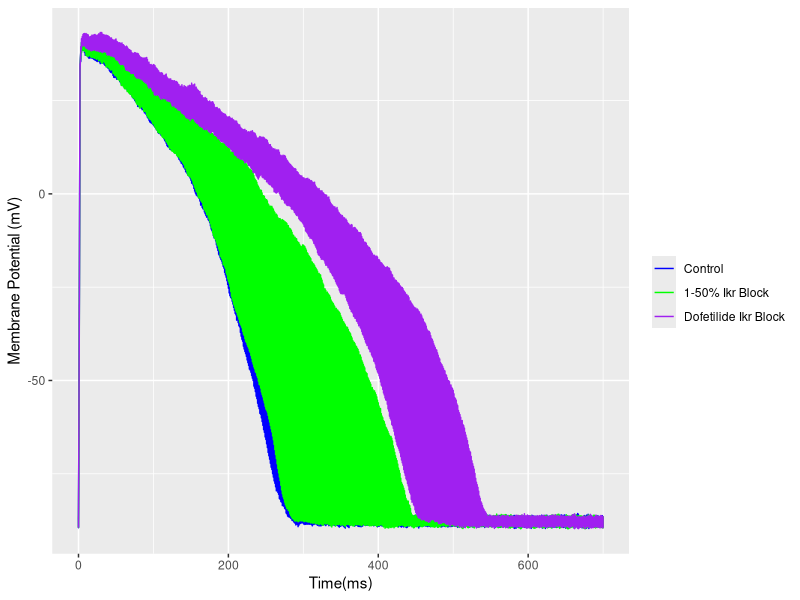

Here is the R script that generated this plot: (Note: this script raises an error after producing the figure.)
## ---- chunk 1
knitr::opts_chunk$set(echo = TRUE)
## ---- chunk 2
library(tidyverse)
library(cowplot)
library(reshape2)
library(ggpubr)
## ---- chunk 3
adultControl = read_csv("clean_data/adult_control_with_noise.csv", col_names=FALSE)
adultFBlock = read_csv("clean_data/adult_block_with_noise.csv", col_names = FALSE)
adultDBlock = read_csv("clean_data/adult_dof_with_noise.csv", col_names = FALSE)
ipscControl = read_csv("clean_data/ipsc_control_with_noise.csv", col_names = FALSE)
ipscFBlock = read_csv("clean_data/ipsc_block_with_noise.csv", col_names = FALSE)
ipscDBlock = read_csv("clean_data/ipsc_dof_with_noise.csv", col_names = FALSE)

# Calculating Control Average Traces for Figure 1
ipscMeanControl = colMeans(ipscControl)
adultMeanControl = colMeans(adultControl)
meanControls = as_tibble(cbind(time, ipscMeanControl, adultMeanControl))

## Plotting Simulated Adult CM APs with impedance
adultControl = as_tibble(t(adultControl))
adultFBlock = as_tibble(t(adultFBlock))
adultDBlock = as_tibble(t(adultDBlock))
adultControl$time = 0:700
adultFBlock$time = 0:700
adultDBlock$time = 0:700
df =  melt(adultControl ,  id.vars = 'time', variable.name = 'series')
df2 = melt(adultFBlock, id.vars = 'time', variable.name = 'series')
df3 = melt(adultDBlock, id.vars = 'time', variable.name = 'series')
adult = ggplot(df, aes(x=time,y = value)) + geom_line(aes(color = 'blue')) + geom_line(data = df2, aes(x = time, y=value,color = 'green')) + geom_line(data = df3, aes(x = time, y=value,color = 'purple')) + xlab("Time(ms)")+ ylab("Membrane Potential (mV)") + scale_colour_manual(name = '', values =c('blue'='blue','green'='green','purple'='purple'), labels = c('Control','1-50% Ikr Block', 'Dofetilide Ikr Block'))

## Plotting Simulated ipsc CM APs with impedance
ipscControl = as_tibble(t(ipscControl))
ipscFBlock = as_tibble(t(ipscFBlock))
ipscDBlock = as_tibble(t(ipscDBlock))
ipscControl$time = 0:700
ipscFBlock$time = 0:700
ipscDBlock$time = 0:700
df_i =  melt(ipscControl ,  id.vars = 'time', variable.name = 'series')
df2_i = melt(ipscFBlock, id.vars = 'time', variable.name = 'series')
df3_i = melt(ipscDBlock, id.vars = 'time', variable.name = 'series')
ipsc = ggplot(df_i, aes(x=time,y = value)) + geom_line(aes(color = 'blue')) + geom_line(data = df2_i, aes(x = time, y=value,color = 'green')) + geom_line(data = df3_i, aes(x = time, y=value,color = 'purple')) ++ xlab("Time(ms)")+ ylab("Membrane Potential (mV)") + scale_colour_manual(name = '', values =c('blue'='blue','green'='green','purple'='purple'), labels = c('Control','1-50% Ikr Block', 'Dofetilide Ikr Block'))

## ---- chunk 4
A = ggplot(meanControls, aes(x = time, y = ipscMeanControl)) + geom_line() + ggtitle("Simulated Baseline iPSC-CM AP") + xlab("Time (ms)") + ylab("Membrane Potential (mV)")
B = ggplot(meanControls, aes(x = time, y = adultMeanControl)) + geom_line(color = "red") + ggtitle("Simulated Baseline Adult-CM AP") + xlab("Time (ms)") + ylab("Membrane Potential (mV)")
C = ggplot()
D = ggplot()
E = adult
H = ipsc
plot_grid(A, B, C, D, E, H,labels = "AUTO",ncol = 2)
## ---- chunk 5
plot(pressure)
as_tibble(cbind(nms = names(df), t(df)))
